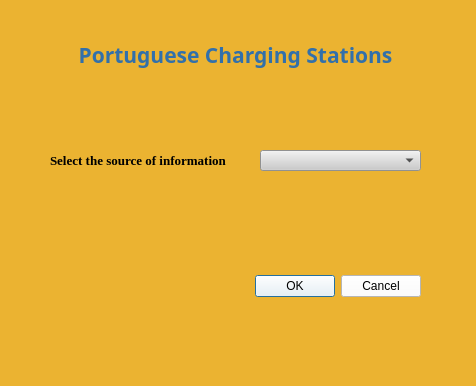
<?xml version="1.0" encoding="UTF-8"?>
<ui version="4.0">
 <class>PortugueseChargingStationDialogBase</class>
 <widget class="QDialog" name="PortugueseChargingStationDialogBase">
  <property name="enabled">
   <bool>true</bool>
  </property>
  <property name="geometry">
   <rect>
    <x>0</x>
    <y>0</y>
    <width>476</width>
    <height>386</height>
   </rect>
  </property>
  <property name="sizePolicy">
   <sizepolicy hsizetype="Fixed" vsizetype="Fixed">
    <horstretch>0</horstretch>
    <verstretch>0</verstretch>
   </sizepolicy>
  </property>
  <property name="minimumSize">
   <size>
    <width>476</width>
    <height>386</height>
   </size>
  </property>
  <property name="maximumSize">
   <size>
    <width>476</width>
    <height>386</height>
   </size>
  </property>
  <property name="acceptDrops">
   <bool>false</bool>
  </property>
  <property name="windowTitle">
   <string>Portuguese Charging Station</string>
  </property>
  <property name="windowOpacity">
   <double>4.000000000000000</double>
  </property>
  <property name="styleSheet">
   <string notr="true">background-color: rgb(235, 179, 49);</string>
  </property>
  <property name="sizeGripEnabled">
   <bool>true</bool>
  </property>
  <widget class="QDialogButtonBox" name="button_box">
   <property name="geometry">
    <rect>
     <x>40</x>
     <y>270</y>
     <width>381</width>
     <height>32</height>
    </rect>
   </property>
   <property name="sizePolicy">
    <sizepolicy hsizetype="Fixed" vsizetype="Fixed">
     <horstretch>0</horstretch>
     <verstretch>0</verstretch>
    </sizepolicy>
   </property>
   <property name="minimumSize">
    <size>
     <width>381</width>
     <height>32</height>
    </size>
   </property>
   <property name="maximumSize">
    <size>
     <width>381</width>
     <height>32</height>
    </size>
   </property>
   <property name="styleSheet">
    <string notr="true">background-color: rgb(255, 255, 255);
font: 8pt &quot;Times New Roman&quot;;
</string>
   </property>
   <property name="orientation">
    <enum>Qt::Horizontal</enum>
   </property>
   <property name="standardButtons">
    <set>QDialogButtonBox::Cancel|QDialogButtonBox::Ok</set>
   </property>
  </widget>
  <widget class="QComboBox" name="comboBox">
   <property name="geometry">
    <rect>
     <x>260</x>
     <y>150</y>
     <width>161</width>
     <height>21</height>
    </rect>
   </property>
   <property name="sizePolicy">
    <sizepolicy hsizetype="Fixed" vsizetype="Fixed">
     <horstretch>0</horstretch>
     <verstretch>0</verstretch>
    </sizepolicy>
   </property>
   <property name="minimumSize">
    <size>
     <width>161</width>
     <height>21</height>
    </size>
   </property>
   <property name="maximumSize">
    <size>
     <width>161</width>
     <height>21</height>
    </size>
   </property>
   <property name="styleSheet">
    <string notr="true">background-color: rgb(255, 255, 255);
background-color: rgb(203, 203, 203);</string>
   </property>
  </widget>
  <widget class="QLabel" name="label">
   <property name="geometry">
    <rect>
     <x>50</x>
     <y>150</y>
     <width>191</width>
     <height>21</height>
    </rect>
   </property>
   <property name="sizePolicy">
    <sizepolicy hsizetype="Fixed" vsizetype="Fixed">
     <horstretch>0</horstretch>
     <verstretch>0</verstretch>
    </sizepolicy>
   </property>
   <property name="minimumSize">
    <size>
     <width>191</width>
     <height>21</height>
    </size>
   </property>
   <property name="maximumSize">
    <size>
     <width>191</width>
     <height>21</height>
    </size>
   </property>
   <property name="font">
    <font>
     <family>Times New Roman</family>
     <weight>50</weight>
     <bold>false</bold>
     <kerning>true</kerning>
    </font>
   </property>
   <property name="text">
    <string>&lt;html&gt;&lt;head/&gt;&lt;body&gt;&lt;p&gt;&lt;span style=&quot; font-size:10pt; font-weight:600; color:#000000;&quot;&gt;Select the source of information&lt;/span&gt;&lt;/p&gt;&lt;/body&gt;&lt;/html&gt;</string>
   </property>
  </widget>
  <widget class="QLabel" name="label_2">
   <property name="geometry">
    <rect>
     <x>50</x>
     <y>40</y>
     <width>371</width>
     <height>31</height>
    </rect>
   </property>
   <property name="sizePolicy">
    <sizepolicy hsizetype="Fixed" vsizetype="Fixed">
     <horstretch>0</horstretch>
     <verstretch>0</verstretch>
    </sizepolicy>
   </property>
   <property name="minimumSize">
    <size>
     <width>371</width>
     <height>31</height>
    </size>
   </property>
   <property name="maximumSize">
    <size>
     <width>371</width>
     <height>31</height>
    </size>
   </property>
   <property name="font">
    <font>
     <family>Unispace</family>
     <pointsize>14</pointsize>
     <weight>75</weight>
     <bold>true</bold>
    </font>
   </property>
   <property name="text">
    <string>&lt;html&gt;&lt;head/&gt;&lt;body&gt;&lt;p align=&quot;center&quot;&gt;&lt;span style=&quot; font-size:16pt; color:#3270aa;&quot;&gt;Portuguese Charging Stations&lt;/span&gt;&lt;/p&gt;&lt;/body&gt;&lt;/html&gt;</string>
   </property>
  </widget>
  <widget class="QWidget" name="gridLayoutWidget">
   <property name="geometry">
    <rect>
     <x>0</x>
     <y>-1</y>
     <width>481</width>
     <height>381</height>
    </rect>
   </property>
   <layout class="QGridLayout" name="gridLayout">
    <property name="sizeConstraint">
     <enum>QLayout::SetMinAndMaxSize</enum>
    </property>
   </layout>
  </widget>
 </widget>
 <resources/>
 <connections>
  <connection>
   <sender>button_box</sender>
   <signal>accepted()</signal>
   <receiver>PortugueseChargingStationDialogBase</receiver>
   <slot>accept()</slot>
   <hints>
    <hint type="sourcelabel">
     <x>20</x>
     <y>20</y>
    </hint>
    <hint type="destinationlabel">
     <x>20</x>
     <y>20</y>
    </hint>
   </hints>
  </connection>
  <connection>
   <sender>button_box</sender>
   <signal>rejected()</signal>
   <receiver>PortugueseChargingStationDialogBase</receiver>
   <slot>reject()</slot>
   <hints>
    <hint type="sourcelabel">
     <x>20</x>
     <y>20</y>
    </hint>
    <hint type="destinationlabel">
     <x>20</x>
     <y>20</y>
    </hint>
   </hints>
  </connection>
 </connections>
</ui>
